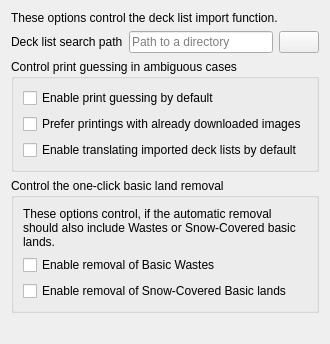
<?xml version="1.0" encoding="UTF-8"?>
<ui version="4.0">
 <class>DecklistImportSettingsPage</class>
 <widget class="QWidget" name="DecklistImportSettingsPage">
  <layout class="QGridLayout" name="gridLayout">
   <item row="1" column="2">
    <widget class="QPushButton" name="deck_list_search_path_browse_button">
     <property name="toolTip">
      <string>Browse …</string>
     </property>
     <property name="text">
      <string/>
     </property>
     <property name="icon">
      <iconset theme="document-open"/>
     </property>
    </widget>
   </item>
   <item row="1" column="0">
    <widget class="QLabel" name="deck_list_search_path_label">
     <property name="text">
      <string>Deck list search path</string>
     </property>
    </widget>
   </item>
   <item row="3" column="0" colspan="3">
    <widget class="QGroupBox" name="basic_land_removal_group_box">
     <property name="title">
      <string>Control the one-click basic land removal</string>
     </property>
     <layout class="QVBoxLayout" name="verticalLayout">
      <item>
       <widget class="QLabel" name="basic_land_removal_label">
        <property name="text">
         <string>These options control, if the automatic removal should also include Wastes or Snow-Covered basic lands.</string>
        </property>
        <property name="wordWrap">
         <bool>true</bool>
        </property>
       </widget>
      </item>
      <item>
       <widget class="QCheckBox" name="remove_basic_wastes_enable">
        <property name="whatsThis">
         <string>Include Wastes when removing basic lands.</string>
        </property>
        <property name="text">
         <string>Enable removal of Basic Wastes</string>
        </property>
       </widget>
      </item>
      <item>
       <widget class="QCheckBox" name="remove_snow_basics_enable">
        <property name="whatsThis">
         <string>Include Snow-Covered basic lands when removing basic lands.</string>
        </property>
        <property name="text">
         <string>Enable removal of Snow-Covered Basic lands</string>
        </property>
       </widget>
      </item>
     </layout>
    </widget>
   </item>
   <item row="0" column="0" colspan="3">
    <widget class="QLabel" name="label">
     <property name="text">
      <string>These options control the deck list import function.</string>
     </property>
    </widget>
   </item>
   <item row="2" column="0" colspan="3">
    <widget class="QGroupBox" name="print_guessing_group_box">
     <property name="toolTip">
      <string>Not all deck list formats always contain complete data.
These options set the default behaviour when encountering ambiguous card</string>
     </property>
     <property name="title">
      <string>Control print guessing in ambiguous cases</string>
     </property>
     <property name="checked">
      <bool>false</bool>
     </property>
     <layout class="QGridLayout" name="gridLayout_6">
      <item row="2" column="0">
       <widget class="QCheckBox" name="print_guessing_prefer_already_downloaded">
        <property name="toolTip">
         <string>When guessing a printing, prefer printings with already downloaded images over other possible printings.</string>
        </property>
        <property name="text">
         <string>Prefer printings with already downloaded images</string>
        </property>
       </widget>
      </item>
      <item row="3" column="0">
       <widget class="QCheckBox" name="automatic_deck_list_translation_enable">
        <property name="toolTip">
         <string>Always enable automatic deck list translation when importing deck lists.
This avoids adding foreign language cards, if the deck list happens to contain some.</string>
        </property>
        <property name="text">
         <string>Enable translating imported deck lists by default</string>
        </property>
       </widget>
      </item>
      <item row="1" column="0">
       <widget class="QCheckBox" name="print_guessing_enable">
        <property name="toolTip">
         <string>Not all deck list formats always contain complete data to identify exact printings.
If enabled, choose an arbitrary printing, instead of failing to identify such cards.
With some deck list formats, this option is always enabled.</string>
        </property>
        <property name="text">
         <string>Enable print guessing by default</string>
        </property>
       </widget>
      </item>
     </layout>
    </widget>
   </item>
   <item row="1" column="1">
    <widget class="QLineEdit" name="deck_list_search_path">
     <property name="toolTip">
      <string>If set, use this as the default location for loading deck lists. Your webbrowser’s download directory is a good choice.</string>
     </property>
     <property name="inputMethodHints">
      <set>Qt::ImhNoAutoUppercase</set>
     </property>
     <property name="placeholderText">
      <string>Path to a directory</string>
     </property>
     <property name="clearButtonEnabled">
      <bool>true</bool>
     </property>
    </widget>
   </item>
   <item row="4" column="0" colspan="3">
    <spacer name="spacer">
     <property name="orientation">
      <enum>Qt::Vertical</enum>
     </property>
     <property name="sizeHint" stdset="0">
      <size>
       <width>20</width>
       <height>20</height>
      </size>
     </property>
    </spacer>
   </item>
  </layout>
 </widget>
 <resources/>
 <connections/>
</ui>
